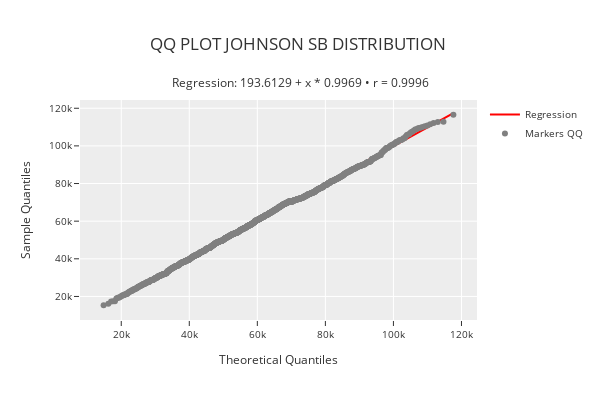

Notebook cell for this chart:
### Code cell
phi.qq_plot_regression("johnson_sb")

### Figure 1 — Plotly figure (JSON) as saved in the notebook; plotly's stock layout.template omitted (floating-point values rounded to 4 significant figures; data arrays with more than 128 entries replaced by an {"elided": "..."} marker saying what was removed)
{"data": [{"line": {"color": "rgba(255,0,0,1)", "width": 2}, "mode": "lines", "name": "Regression", "type": "scatter", "x": {"elided": "1294 float values"}, "y": {"elided": "1294 float values"}}, {"marker": {"color": "rgba(128,128,128,1)", "size": 6}, "mode": "markers", "name": "Markers QQ", "type": "scatter", "x": {"elided": "1294 float values"}, "y": {"elided": "1294 float values"}}], "layout": {"height": 400, "legend": {"font": {"size": 10}, "orientation": "v", "title": {"font": {"size": 10}}, "xanchor": "left", "y": 1, "yanchor": "auto"}, "title": {"text": "QQ PLOT JOHNSON SB DISTRIBUTION <br><br><sup>Regression: 193.6129 + x * 0.9969 • r = 0.9996</sup>"}, "width": 600, "xaxis": {"tickfont": {"size": 10}, "title": {"font": {"size": 12}, "text": "Theoretical Quantiles"}}, "yaxis": {"tickfont": {"size": 10}, "title": {"font": {"size": 12}, "text": "Sample Quantiles"}}}}
